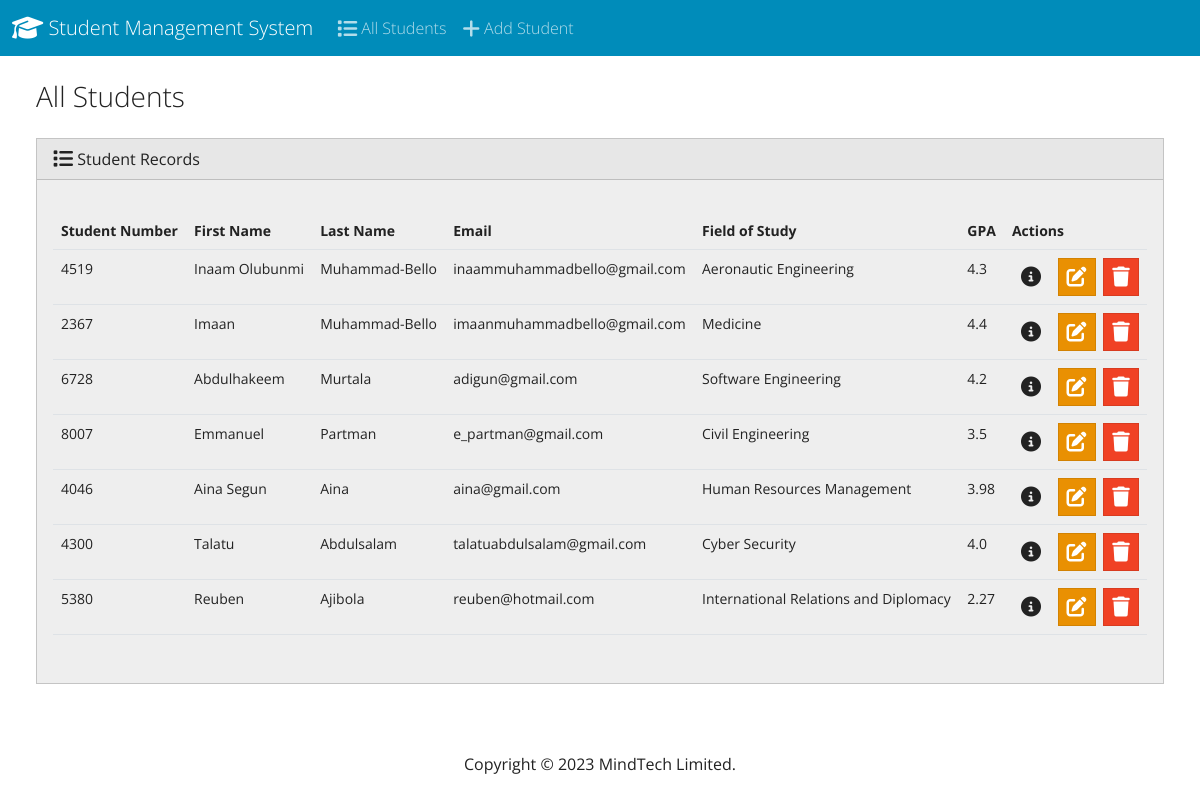
The page / on the database its author committed.
### students/models.py (models this page shows, shortened)
class Student(models.Model):
    student_number = models.PositiveIntegerField()
    first_name = models.CharField(max_length=50)
    last_name = models.CharField(max_length=50)
    email = models.EmailField(max_length=100)
    field_of_study = models.CharField(max_length=50)
    gpa = models.FloatField()

### students/views.py (the view)
# urls.py: path('', views.index, name='index'),
def index(request):
    return render(request, 'students/index.html', {
        'students': Student.objects.all()
    })

### students/templates/students/index.html (shortened to what this page needs)
{% extends "students/base.html" %}
{% block body %}
<h3 class="m-4">All Students</h3>
            <div class="row">
            <div class="col-12">
              {% if students %}
              <div class="card bg-light ms-4 me-4 mb-4">
                <div class="card-header">
                  <i class="fa-solid fa-list fa-lg"></i> Student Records
                </div>
                <div class="card-body">
                  <p class="card-text">
                    <div class="table-responsive">
                      <table class="table table-hover">
                        <thead>
                          <tr>
                            <th scope="col">Student Number</th>
                            <th scope="col">First Name</th>
                            <th scope="col">Last Name</th>
                            <th scope="col">Email</th>
                            <th scope="col">Field of Study</th>
                            <th scope="col">GPA</th>
                            <th scope="col">Actions</th>
                          </tr>
                        </thead>
                        <tbody>
                          {% for student in students %}
                            <tr>
                              <td>{{ student.student_number }}</td>
                              <td>{{ student.first_name }}</td>
                              <td>{{ student.last_name }}</td>
                              <td>{{ student.email }}</td>
                              <td>{{ student.field_of_study }}</td>
                              <td>{{ student.gpa }}</td>
                              <td>
                                <button class="btn btn-sucess me-1" href="{% url 'view_student' student.id %}" data-bs-toggle="model"
                                data-bs-targets="#myModel {{student.id}}">
                                  <i class="fa-solid fa-circle-info fa-lg"></i>
                                </button>
                                <a class="btn btn-warning me-1" href="{% url 'edit' student.id %}">
                                  <i class="fa-solid fa-pen-to-square fa-lg"></i>
                                </a>
                                <button type="button" class="btn btn-danger" data-bs-toggle="modal" data-bs-target="#delete{{student.id}}">
                                  <i class="fa-solid fa-trash fa-lg"></i>
                                </button>
                              </td>
                            </tr>
                          {% endfor %}
                        </tbody>
                      </table>
                    </div>
                  </p>
                </div>
              </div>
              {% else %}
                <h5 class="alert alert-primary ms-4 mb-4">No Student Records</h5>
              {% endif %}
            </div>
            </div>
{% endblock %}

### students/templates/students/base.html (shortened to what this page needs)
{% load static %}
<!DOCTYPE html>
<html lang="en">
    <head>
        <link href="{% static 'css/bootstrap.min.css' %}" rel="stylesheet">
        <link rel="stylesheet" href="https://cdnjs.cloudflare.com/ajax/libs/font-awesome/6.4.0/css/all.min.css">
        <body class="d-flex flex-column min-vh-100">
          <nav class="navbar navbar-expand-lg navbar-dark bg-primary">
            <div class="container-fluid">
              <a class="navbar-brand" href="{% url 'index' %}">
                <i class="fa-solid fa-graduation-cap fa-lg"></i> Student Management System</a>
              <div class="collapse navbar-collapse" id="navbarColor01">
                <ul class="navbar-nav me-auto">
                  <li class="nav-item">
                    <a class="nav-link" href="{% url 'index' %}">
                      <i class="fa-solid fa-list fa-lg"></i> All Students</a>
                  </li>
                  <li class="nav-item">
                    <a class="nav-link" href="{% url 'add' %}">
                      <i class="fa-solid fa-plus fa-lg"></i> Add Student</a>
                  </li>
                </ul>
              </div>
            </div>
          </nav>
          <div class="container-fluid">
            {% block body %}
            {% endblock %}
          </div>
          <footer class="mt-auto mb-4">
            <div class="text-center">
              <span>
                Copyright &copy; <script>document.write(new Date().getFullYear())</script> MindTech Limited.
              </span>
            </div>
          </footer>
        </body>
    </head>
</html>

### rows shown on the page
Student: student_number "4519", first_name "Inaam Olubunmi", last_name "Muhammad-Bello", email "inaammuhammadbello@gmail.com", field_of_study "Aeronautic Engineering", gpa "4.3"
Student: student_number "2367", first_name "Imaan", last_name "Muhammad-Bello", email "imaanmuhammadbello@gmail.com", field_of_study "Medicine", gpa "4.4"
Student: student_number "6728", first_name "Abdulhakeem", last_name "Murtala", email "adigun@gmail.com", field_of_study "Software Engineering", gpa "4.2"
Student: student_number "8007", first_name "Emmanuel", last_name "Partman", email "e_partman@gmail.com", field_of_study "Civil Engineering", gpa "3.5"
Student: student_number "4046", first_name "Aina Segun", last_name "Aina", email "aina@gmail.com", field_of_study "Human Resources Management", gpa "3.98"
Student: student_number "4300", first_name "Talatu", last_name "Abdulsalam", email "talatuabdulsalam@gmail.com", field_of_study "Cyber Security", gpa "4.0"
Student: student_number "5380", first_name "Reuben", last_name "Ajibola", email "reuben@hotmail.com", field_of_study "International Relations and Diplomacy", gpa "2.27"
